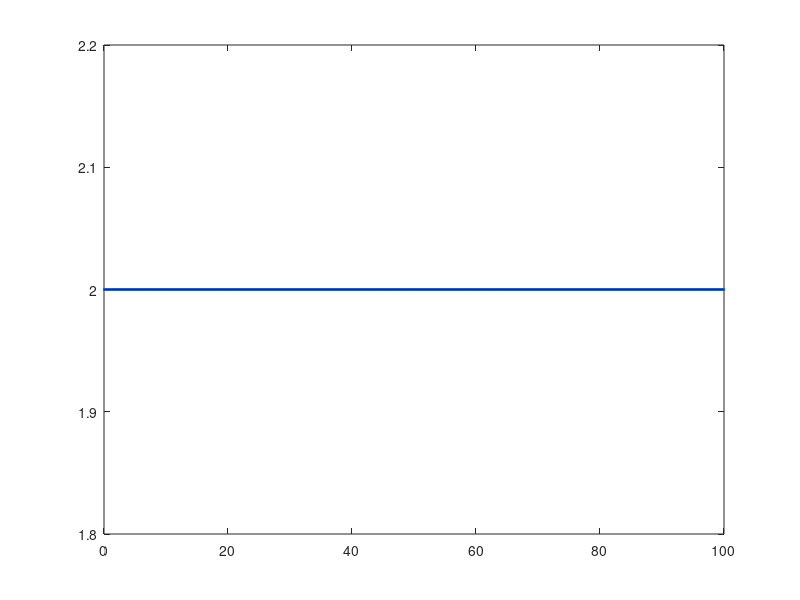

The MATLAB script that drew this image: (Note: this script raises an error after producing the figure.)
clear
clc

%% 直线
% kp,ki,kd系数输入
kp = 5;
ki = 0.05;
kd = 20;
k = [kp,kd,ki];
% 初始x,y和phi,l,v,dt信息
x = 0;
y = 0;
phi = 0;
l = 2;
v = 2;
init = [x,y,phi,l,v];% 初始值
dt = 0.1; % 最大时间间隔内距离v * dt
% 目标一条直线取点
tt_x = linspace(0,100,1000);
tt_y = linspace(2,2,1000);
target = {dt,tt_x,tt_y};
% 画出目标曲线
plot(tt_x,tt_y,'.',tt_x,tt_y,'b-');
hold on;
% PID控制
[r_x,r_y,r_phi,r_delta_f,i] = PID_CET(k,init,target,0);
% 画出PID控制结果
plot(r_x(1:i),r_y(1:i),'.',r_x(1:i),r_y(1:i),'r-');

%% 正弦线
% kp,ki,kd系数输入
kp = 5;
ki = 0.05;
kd = 20;
k = [kp,kd,ki];
% 初始x,y和phi,l,v,dt信息
x = 0;
y = 0;
phi = 0;
l = 2;
v = 2;
init = [x,y,phi,l,v];% 初始值
dt = 0.1; % 最大时间间隔内距离v * dt
% 目标一条直线取点
tt_x = linspace(0,100,1000);
tt_y = sin(tt_x / 3.0);
target = {dt,tt_x,tt_y};
% 画出目标曲线
plot(tt_x,tt_y,'.',tt_x,tt_y,'b-');
hold on;
% PID控制
[r_x,r_y,r_phi,r_delta_f,i] = PID_CET(k,init,target,0);
% 画出PID控制结果
plot(r_x(1:i),r_y(1:i),'.',r_x(1:i),r_y(1:i),'r-');

%% 圆曲线
% kp,ki,kd系数输入
kp = 2;
ki = 0.0001;
kd = 20;
k = [kp,kd,ki];
% 初始x,y和phi,l,v,dt信息
x = 6;
y = 0.1;
phi = pi / 2;
l = 2;
v = 2;
init = [x,y,phi,l,v];% 初始值
dt = 0.1; % 最大时间间隔内距离v * dt
% 目标一条直线取点
% 圆形采用极坐标
% 半径r
r = 5;
% 得到x
tt_x = r * cos(linspace(0,2*pi,1000)); % 角度从0到2pi,取1000个点
% 得到y
tt_y = r * sin(linspace(0,2*pi,1000));
target = {dt,tt_x,tt_y};
% 画出目标曲线
plot(tt_x,tt_y,'.',tt_x,tt_y,'b-');
hold on;
% PID控制
[r_x,r_y,r_phi,r_delta_f,i] = PID_CET(k,init,target,0);
% 画出PID控制结果
plot(r_x(1:i),r_y(1:i),'.',r_x(1:i),r_y(1:i),'r-');